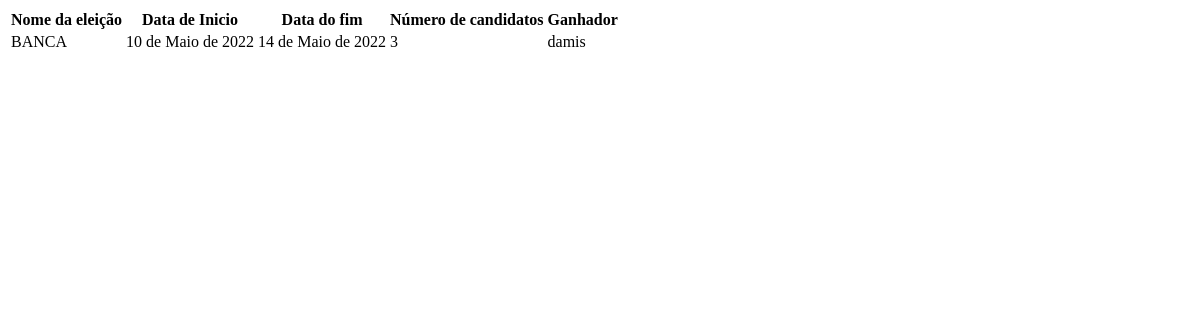
Before: /vencedores with the older database file.
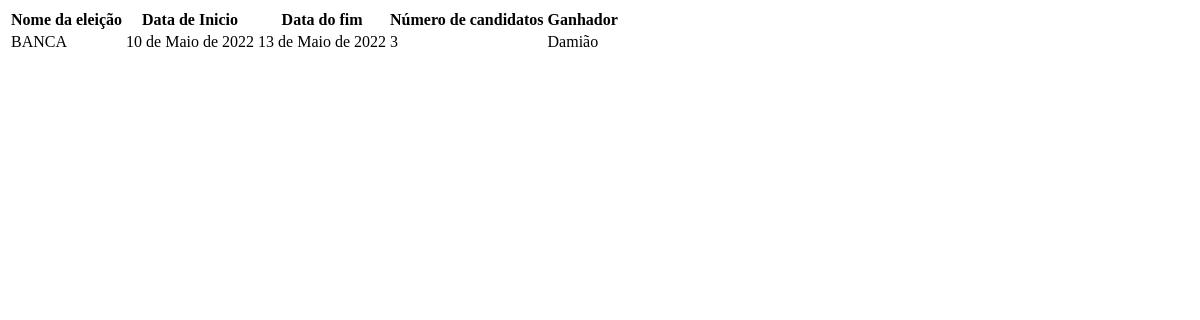
After: the same page with the newer database file.
### systemElections/models.py (models this page shows, shortened)
class Election(models.Model):
    id_Election = models.AutoField(primary_key=True)
    lawsuit = models.CharField(max_length=50)
    initDate = models.DateField()
    finalDate = models.DateField()
    isEnd = models.BooleanField(default=False)
    Winner = models.IntegerField(default=0, blank=True)
    nCandidates = models.IntegerField(default=0, blank=True)

class Candidate(models.Model):
    cpf = models.IntegerField(primary_key=True)
    name = models.CharField(max_length=100)
    birth = models.DateField()
    address = models.TextField()
    nElectors = models.IntegerField(default=0, blank=True)
    isWinner = models.BooleanField(default=False)
    Election = models.ForeignKey("Election", on_delete=models.PROTECT)
    """def att():
        x = Candidate.objects.annotate(number=Count('elector'))
        for i in x:
            if i.nElectors < i.number:
                i.nElectors += i.number
                i.save()
    """

### systemElections/views.py (the view)
# urls.py: path('vencedores', listEndedElections, name='listEndedElections')
def listEndedElections(request):
    e = Election.objects.filter(isEnd = True)
    c = Candidate.objects.filter(isWinner = True)
    return render (request, 'systemElections/list_ended_elections.html', context = {'election':e, 'candidate':c})

### templates/systemElections/list_ended_elections.html (shortened to what this page needs)
<!DOCTYPE html>
<html lang="en">
<head>
</head>
<body>
    <table>
        <tr>
            <th>Nome da eleição</th>
            <th>Data de Inicio</th>
            <th>Data do fim</th>
            <th>Número de candidatos</th>
            <th>Ganhador</th>
        </tr>
    {% for election in election %}
        <tr>
            <td>{{election.lawsuit}}</td>
            <td>{{election.initDate}}</td>
            <td>{{election.finalDate}}</td>
            <td>{{election.nCandidates}}</td>
            {% for candidate in candidate %}
            {% if election.Winner == candidate.cpf %}
            <td>{{candidate.name}}</td>
            {% endif %}
            {% endfor %}
        </tr>
    {% endfor %}
    </table>
</body>
</html>

Changed rows visible on the page:
removed Candidate: name "damis"
changed Election "BANCA": finalDate "14 de Maio de 2022" → "13 de Maio de 2022"
added Candidate: name "Damião"
